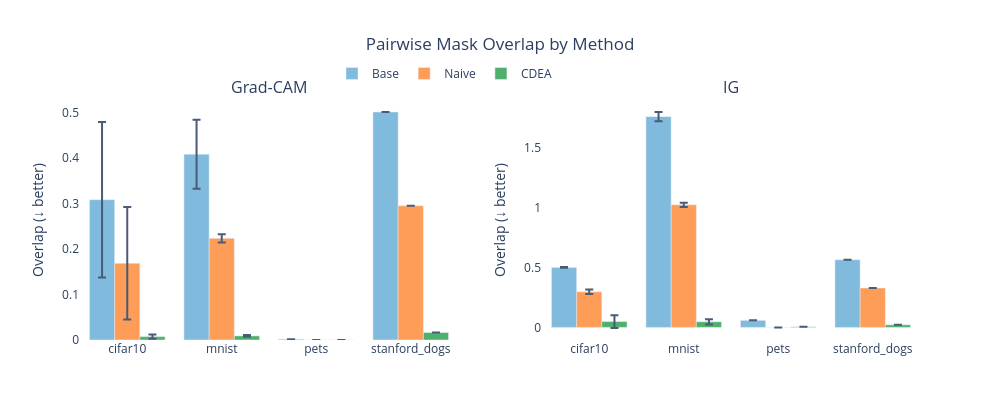

Notebook cell for this chart:
### Markdown cell above
## 2. Overlap by Method — Grouped Bar Chart

Shows how CDEA drives overlap toward zero vs base evidence and naive contrastive.  
Overlap is an unnormalized pairwise dot-product sum — lower is better.

### Code cell
METHOD_COLORS = {
    'base_evidence':    '#6baed6',
    'naive_contrastive':'#fd8d3c',
    'optimized':        '#31a354',
}

fig = make_subplots(
    rows=1, cols=len(evidence_types),
    subplot_titles=[EVIDENCE_LABELS.get(e, e) for e in evidence_types],
    shared_yaxes=False,
)

for col_idx, ev in enumerate(evidence_types, start=1):
    for method in METHODS:
        sub = df[(df['evidence'] == ev) & (df['method'] == method)]
        means = [sub[sub['dataset'] == ds]['overlap_mean'].values[0]
                 if not sub[sub['dataset'] == ds].empty else 0
                 for ds in datasets]
        stds  = [sub[sub['dataset'] == ds]['overlap_std'].values[0]
                 if not sub[sub['dataset'] == ds].empty else 0
                 for ds in datasets]
        fig.add_trace(go.Bar(
            name=METHOD_LABELS[method],
            x=datasets, y=means,
            error_y=dict(type='data', array=stds, visible=True),
            marker_color=METHOD_COLORS[method],
            opacity=0.85,
            showlegend=(col_idx == 1),
        ), row=1, col=col_idx)
        fig.update_yaxes(title_text='Overlap (↓ better)', row=1, col=col_idx)

fig.update_layout(
    title_text='Pairwise Mask Overlap by Method', title_x=0.5,
    barmode='group', height=420, width=500 * len(evidence_types),
    legend=dict(orientation='h', yanchor='bottom', y=1.05, x=0.3),
    plot_bgcolor='white',
)
out = REPO / 'examples' / 'out' / 'plot_overlap_by_method.html'
fig.write_html(str(out))
fig.show()
print('Saved to', out)

### Figure 1 — Plotly figure (JSON) as saved in the notebook; plotly's stock layout.template omitted (floating-point values rounded to 4 significant figures)
{"data": [{"error_y": {"array": [0.171, 0.07604, 0, 0], "type": "data", "visible": true}, "marker": {"color": "#6baed6"}, "name": "Base", "opacity": 0.85, "showlegend": true, "type": "bar", "x": ["cifar10", "mnist", "pets", "stanford_dogs"], "xaxis": "x", "y": [0.3087, 0.4088, 0.001854, 0.5017], "yaxis": "y"}, {"error_y": {"array": [0.1237, 0.008845, 0, 0], "type": "data", "visible": true}, "marker": {"color": "#fd8d3c"}, "name": "Naive", "opacity": 0.85, "showlegend": true, "type": "bar", "x": ["cifar10", "mnist", "pets", "stanford_dogs"], "xaxis": "x", "y": [0.1689, 0.2236, 0, 0.2954], "yaxis": "y"}, {"error_y": {"array": [0.004851, 0.002072, 0, 0], "type": "data", "visible": true}, "marker": {"color": "#31a354"}, "name": "CDEA", "opacity": 0.85, "showlegend": true, "type": "bar", "x": ["cifar10", "mnist", "pets", "stanford_dogs"], "xaxis": "x", "y": [0.007468, 0.009022, 0.0001206, 0.01641], "yaxis": "y"}, {"error_y": {"array": [0.003285, 0.03862, 8.498e-18, 0], "type": "data", "visible": true}, "marker": {"color": "#6baed6"}, "name": "Base", "opacity": 0.85, "showlegend": false, "type": "bar", "x": ["cifar10", "mnist", "pets", "stanford_dogs"], "xaxis": "x2", "y": [0.4994, 1.756, 0.05871, 0.5637], "yaxis": "y2"}, {"error_y": {"array": [0.0187, 0.01753, 0, 0], "type": "data", "visible": true}, "marker": {"color": "#fd8d3c"}, "name": "Naive", "opacity": 0.85, "showlegend": false, "type": "bar", "x": ["cifar10", "mnist", "pets", "stanford_dogs"], "xaxis": "x2", "y": [0.2961, 1.021, 0, 0.3284], "yaxis": "y2"}, {"error_y": {"array": [0.05355, 0.0217, 0, 4.249e-18], "type": "data", "visible": true}, "marker": {"color": "#31a354"}, "name": "CDEA", "opacity": 0.85, "showlegend": false, "type": "bar", "x": ["cifar10", "mnist", "pets", "stanford_dogs"], "xaxis": "x2", "y": [0.04863, 0.04682, 0.005019, 0.02149], "yaxis": "y2"}], "layout": {"annotations": [{"font": {"size": 16}, "showarrow": false, "text": "Grad-CAM", "x": 0.225, "xanchor": "center", "xref": "paper", "y": 1, "yanchor": "bottom", "yref": "paper"}, {"font": {"size": 16}, "showarrow": false, "text": "IG", "x": 0.775, "xanchor": "center", "xref": "paper", "y": 1, "yanchor": "bottom", "yref": "paper"}], "barmode": "group", "height": 420, "legend": {"orientation": "h", "x": 0.3, "y": 1.05, "yanchor": "bottom"}, "plot_bgcolor": "white", "title": {"text": "Pairwise Mask Overlap by Method", "x": 0.5}, "width": 1000, "xaxis": {"anchor": "y", "domain": [0, 0.45]}, "xaxis2": {"anchor": "y2", "domain": [0.55, 1]}, "yaxis": {"anchor": "x", "domain": [0, 1], "title": {"text": "Overlap (↓ better)"}}, "yaxis2": {"anchor": "x2", "domain": [0, 1], "title": {"text": "Overlap (↓ better)"}}}}
